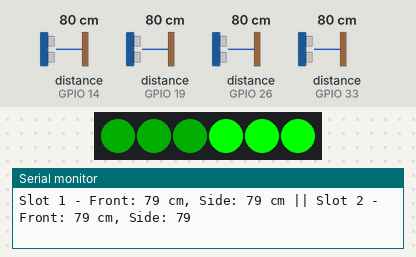
A sketch run on a simulated ESP32. Parts: 6 RGB LEDs in strip order, left to right, the last lines printed to the serial monitor. Wiring (inferred from the names in the program): 4 × ultrasonic range finder: trigger GPIO 4, echo GPIO 19 / trigger GPIO 12, echo GPIO 14 / trigger GPIO 25, echo GPIO 33 / trigger GPIO 27, echo GPIO 26. The inputs (shaded band) are chosen by the test bench; at power-on: distance to the obstacle (sensors on GPIO 14, GPIO 19, GPIO 26, GPIO 33) 80 cm. The echo pulse lasts 58.3 µs per cm; the strip is taken to match the declared colour order.

Above: at 1.2 s.
1.3 s: distance to the obstacle (sensor on GPIO 14) set to 17 cm
2.8 s: distance to the obstacle (sensor on GPIO 14) set to 12 cm
At 3.9 s:
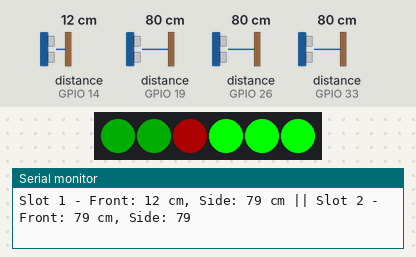
4.3 s: distance to the obstacle (sensor on GPIO 19) set to 2 cm
At 5.6 s:
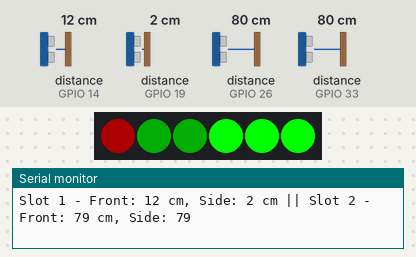
5.9 s: distance to the obstacle (sensor on GPIO 26) set to 2 cm
At 7.2 s:
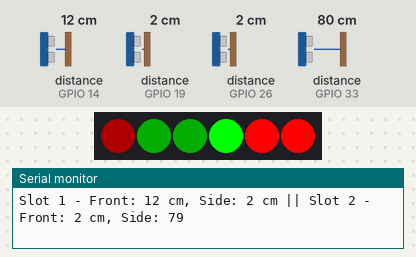
7.6 s: distance to the obstacle (sensor on GPIO 33) set to 2 cm
At 8.4 s:
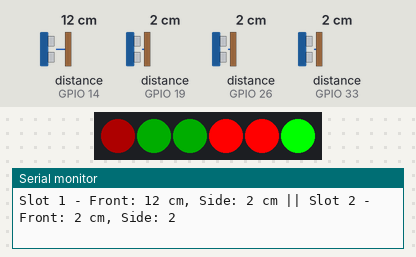
9.2 s: distance to the obstacle (sensor on GPIO 19) set to 4 cm
At 10.5 s:
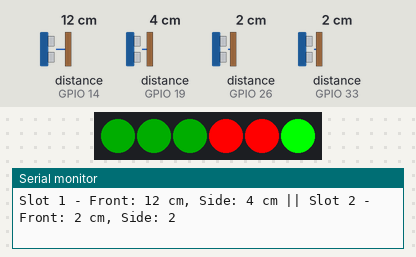
Timing chart, 0 to 11.7 s (numbered marks = the images above; inputs shaded):
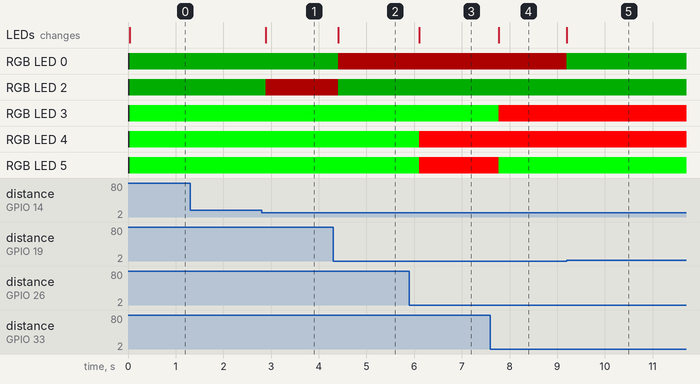

The sketch:

Pixel_ultrasonic_cord.ino
```cpp
#include <Adafruit_NeoPixel.h>

// **Slot 1 (Left Side) Ultrasonic Sensors**
#define TRIG1 12
#define ECHO1 14
#define TRIG2 4
#define ECHO2 19

// **Slot 2 (Right Side) Ultrasonic Sensors**
#define TRIG3 27
#define ECHO3 26
#define TRIG4 25
#define ECHO4 33

// **NeoPixel LED Configuration**
#define LED_PIN  15
#define NUM_LEDS 6   // 3 LEDs per slot

Adafruit_NeoPixel pixels(NUM_LEDS, LED_PIN, NEO_RGB + NEO_KHZ800);

void setup() {
    Serial.begin(115200);

    pinMode(TRIG1, OUTPUT);
    pinMode(ECHO1, INPUT);
    pinMode(TRIG2, OUTPUT);
    pinMode(ECHO2, INPUT);

    pinMode(TRIG3, OUTPUT);
    pinMode(ECHO3, INPUT);
    pinMode(TRIG4, OUTPUT);
    pinMode(ECHO4, INPUT);

    pixels.begin();
    delay(10);
}

// **Read Distance with Timeout**
long readDistance(int trigPin, int echoPin) {
    digitalWrite(trigPin, LOW);
    delayMicroseconds(2);
    digitalWrite(trigPin, HIGH);
    delayMicroseconds(10);
    digitalWrite(trigPin, LOW);

    long duration = pulseIn(echoPin, HIGH, 25000); // Timeout to prevent long wait
    if (duration == 0) return 100; // Assume no detection
    return duration * 0.0343 / 2; // Convert to cm
}

// **Update LEDs for Slot 1 (Left Side)**
void updateParkingSlot1(long frontDistance, long sideDistance) {
    // **Default: All LEDs Green (Correctly Parked)**
    pixels.setPixelColor(0, pixels.Color(0, 50, 0)); // Left LED Green
    pixels.setPixelColor(1, pixels.Color(0, 50, 0)); // Middle LED Green
    pixels.setPixelColor(2, pixels.Color(0, 50, 0)); // Right LED Green

    // **Check if a vehicle is present (front sensor detects it)**
    if (frontDistance < 15) {
        if (sideDistance > 6) {
            pixels.setPixelColor(2, pixels.Color(50, 0, 0)); // Left LED Red
        }
        if (sideDistance < 3) {
            pixels.setPixelColor(0, pixels.Color(50, 0, 0)); // Right LED Red
        }
        if (frontDistance < 5) {
            pixels.setPixelColor(1, pixels.Color(50, 0, 0)); // Middle LED Red
        }
    }

    pixels.show(); // ✅ Moved inside the function**
}


// **Update LEDs for Slot 2 (Right Side)**
void updateParkingSlot2(long frontDistance, long sideDistance) {
    pixels.setPixelColor(3, pixels.Color(0, 255, 0)); // Left LED Green
    pixels.setPixelColor(4, pixels.Color(0, 255, 0)); // Middle LED Green
    pixels.setPixelColor(5, pixels.Color(0, 255, 0)); // Right LED Green

    // **Left Line Crossed → Left LED Red**
    if (sideDistance < 3) {
        pixels.setPixelColor(3, pixels.Color(255, 0, 0)); // Left LED Red
    }

    // **Right Line Crossed → Right LED Red**
    if (frontDistance < 15 && sideDistance > 6) {
        pixels.setPixelColor(5, pixels.Color(255, 0, 0)); // Right LED Red
    }

    // **Too Far → Middle LED Red**
    if (frontDistance <= 4) {
        pixels.setPixelColor(4, pixels.Color(255, 0, 0)); // Middle LED Red
    }
    pixels.show();
}

void loop() {
    long frontDistance1 = readDistance(TRIG1, ECHO1);
    long sideDistance1 = readDistance(TRIG2, ECHO2);

    long frontDistance2 = readDistance(TRIG3, ECHO3);
    long sideDistance2 = readDistance(TRIG4, ECHO4);

    Serial.print("Slot 1 - Front: ");
    Serial.print(frontDistance1);
    Serial.print(" cm, Side: ");
    Serial.print(sideDistance1);
    Serial.print(" cm || Slot 2 - Front: ");
    Serial.print(frontDistance2);
    Serial.print(" cm, Side: ");
    Serial.println(sideDistance2);

    updateParkingSlot1(frontDistance1, sideDistance1);
    updateParkingSlot2(frontDistance2, sideDistance2);

    pixels.show();
    delay(200); // Faster response
}
```

Measured:
- the behaviour switches between 15 and 14 cm on distance to the obstacle (sensor on GPIO 14) (found by bisection; images 0 and 1)
- after the input at 2.8 s, RGB LED 2: RGB(0, 50, 0) → RGB(50, 0, 0) after 0.09 s; the LEDs: change after 0.09 s (image 1)
- after the input at 4.3 s, RGB LED 0: RGB(0, 50, 0) → RGB(50, 0, 0) after 0.11 s; RGB LED 2: RGB(50, 0, 0) → RGB(0, 50, 0) after 0.11 s; the LEDs: change after 0.11 s (image 2)
- after the input at 5.9 s, RGB LED 4, RGB LED 5: RGB(0, 255, 0) → RGB(255, 0, 0) after 0.21 s; the LEDs: change after 0.21 s (image 3)
- after the input at 7.6 s, RGB LED 3: RGB(0, 255, 0) → RGB(255, 0, 0) after 0.17 s; RGB LED 5: RGB(255, 0, 0) → RGB(0, 255, 0) after 0.17 s; the LEDs: change after 0.17 s (image 4)
- after the input at 9.2 s, RGB LED 0: RGB(50, 0, 0) → RGB(0, 50, 0) at once; the LEDs: change at once (image 5)
